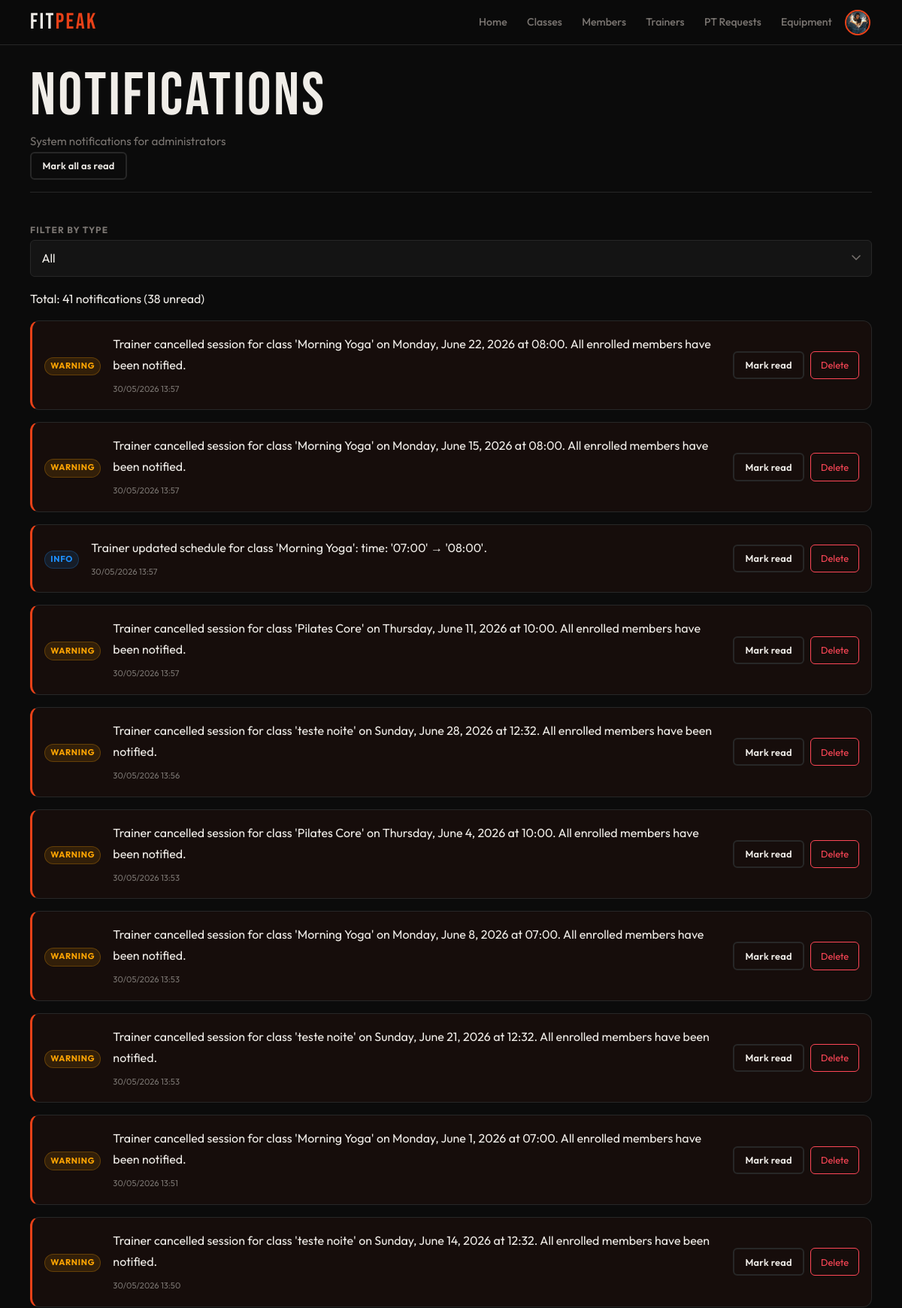
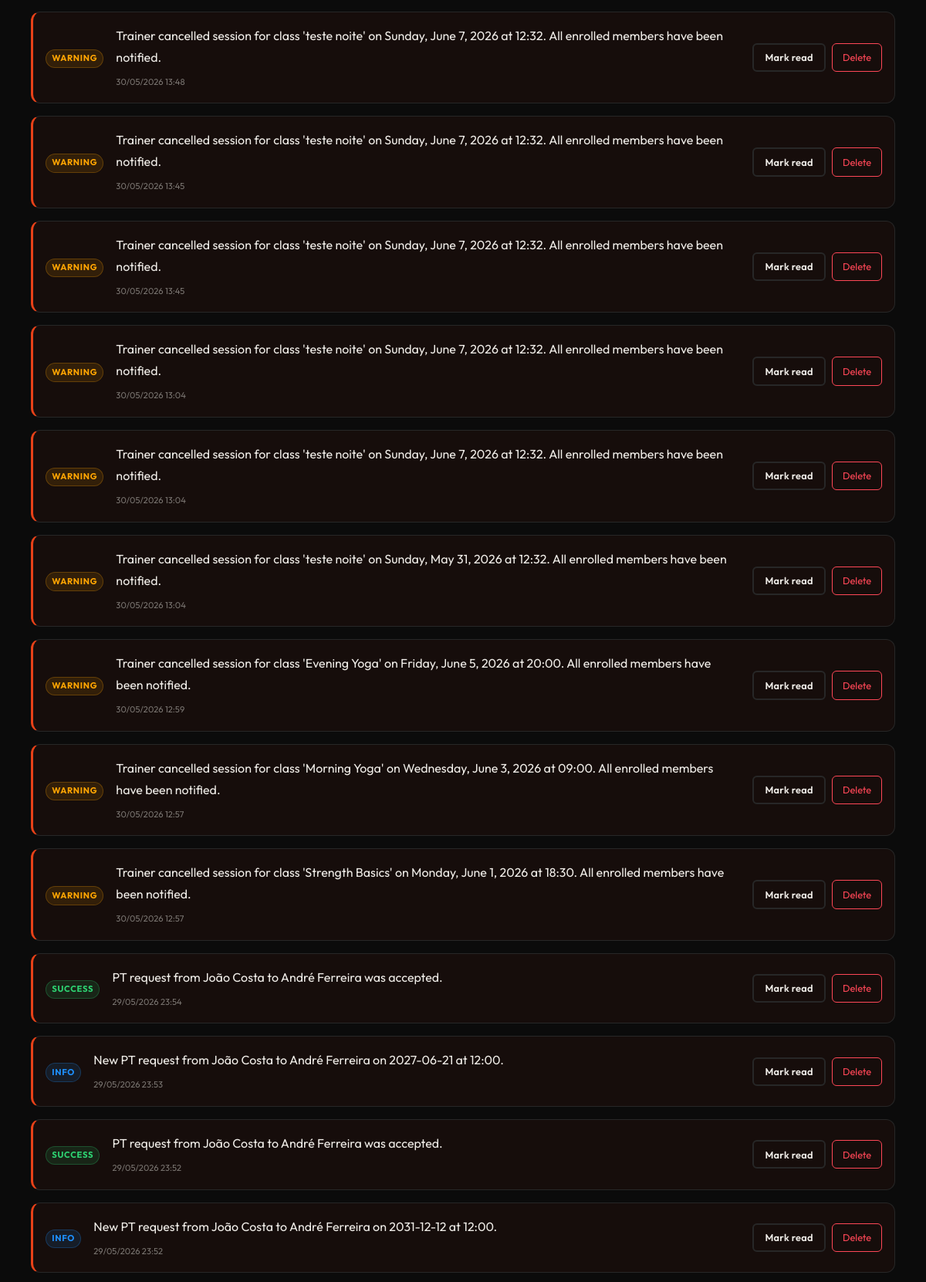
The app's page /admin/notifications.php (signed in, upper part) with its own data (2 pictures, top to bottom).
### tables this page shows
CREATE TABLE notifications (
    id                   INTEGER  PRIMARY KEY AUTOINCREMENT,
    user_id              INTEGER  DEFAULT NULL,
    target_role          TEXT     DEFAULT NULL,
    scope                TEXT     NOT NULL
                                  DEFAULT 'personal',
    title                TEXT,
    message              TEXT     NOT NULL,
    notification_type_id INTEGER  NOT NULL,
    created_at           DATETIME DEFAULT CURRENT_TIMESTAMP,
    FOREIGN KEY (
        user_id
    )
    REFERENCES users (id) ON DELETE CASCADE,
    FOREIGN KEY (
        notification_type_id
    )
    REFERENCES notification_types (id) 
);

### db/notifications.php (called while the page is built, shortened)
<?php
function getCurrentNotificationUserId(): ?int
{
    return isset($_SESSION['user_id']) ? (int) $_SESSION['user_id'] : null;
}
function getCurrentNotificationRole(): ?string
{
    return $_SESSION['active_role'] ?? $_SESSION['role'] ?? null;
}
function getNotifications(PDO $pdo, ...$args): array
{
    $userId = getCurrentNotificationUserId();
    $role = getCurrentNotificationRole();
    $limit = 100;
    $offset = 0;
    $excludePersonal = false;
    if (
        count($args) >= 2 &&
        is_numeric($args[0]) &&
        is_string($args[1]) &&
        in_array($args[1], ['admin', 'member', 'trainer', 'all'], true)
    ) {
        $userId = (int) $args[0];
        $role = $args[1];
        $limit = isset($args[2]) ? (int) $args[2] : 100;
        $offset = isset($args[3]) ? (int) $args[3] : 0;
        $typeFilter = $args[4] ?? 'all';
    } else {
        $limit = isset($args[0]) ? (int) $args[0] : 100;
        $offset = isset($args[1]) ? (int) $args[1] : 0;
        $typeFilter = $args[2] ?? 'all';
        $excludePersonal = (bool)($args[3] ?? false);
    }
    $sql = "
        SELECT
            n.*,
            COALESCE(nt.label, 'Info') AS type_label,
            COALESCE(nt.css_class, 'info') AS css_class,
            COALESCE(nt.icon, 'bell') AS icon,
            CASE
                WHEN nr.id IS NOT NULL THEN 1
                ELSE 0
            END AS is_read
        FROM notifications n
        LEFT JOIN notification_types nt
            ON nt.id = n.notification_type_id
        LEFT JOIN notification_reads nr
            ON nr.notification_id = n.id
            AND nr.user_id = ?
        WHERE
            (
                n.user_id = ?
                OR n.target_role = ?
                OR n.target_role = 'all'
            )
    ";
    $params = [
        $userId,
        $userId,
        $role
    ];
    $sql .= "
        ORDER BY n.created_at DESC
        LIMIT ?
        OFFSET ?
    ";
    $params[] = $limit;
    $params[] = $offset;
    $stmt = $pdo->prepare($sql);
    $stmt->execute($params);
    $rows = $stmt->fetchAll(PDO::FETCH_ASSOC);
    return $rows;
}

### template/notifications.php (the view, shortened to what this page needs)
<?php
function output_notifications_list($notifications) {
    ?>
    <div class="notifications-list">
        <?php foreach ($notifications as $notif): ?>
            <div class="notification-item <?= $notif['is_read'] ? 'read' : 'unread' ?>" data-id="<?= $notif['id'] ?>">
                <div class="notification-icon">
                    <span class="badge badge-<?= htmlspecialchars($notif['css_class']) ?>">
                        <?= htmlspecialchars($notif['type_label']) ?>
                    </span>
                </div>
                <div class="notification-content">
                    <p><?= htmlspecialchars($notif['message']) ?></p>
                    <small class="notification-date"><?= date('d/m/Y H:i', strtotime($notif['created_at'])) ?></small>
                </div>
                <div class="notification-actions">
                    <?php if (!$notif['is_read']): ?>
                        <button class="mark-read-btn secondary-button btn-sm" data-id="<?= $notif['id'] ?>">Mark read</button>
                    <?php endif; ?>
                    <button class="delete-notif-btn danger-button btn-sm" data-id="<?= $notif['id'] ?>">Delete</button>
                </div>
            </div>
        <?php endforeach; ?>
    </div>
    <?php
}
    ?>

### css/base.css (style rules this page uses)
:root { --bg: #0b0b0b; --surface: #141414; --card: #1c1c1c; --border: #272727; --accent: #e84118; --accent-glow: rgba(232, 65, 24, 0.28); --text: #f0ede8; --muted: #7a7571; --success: #2ed573; --warning: #ffa502; --danger: #ff4757; --info: #1e90ff; --ff-display: 'Bebas Neue', sans-serif; --ff-body: 'Outfit', sans-serif; --sp-xs: 0.25rem; --sp-sm: 0.5rem; --sp-md: 1rem; --sp-lg: clamp(1rem, 3vw, 1.5rem); --sp-xl: clamp(1.5rem, 5vw, 2.5rem); --sp-2xl: clamp(2rem, 7vw, 4rem); --nav-h: 60px; --r-sm: 6px; --r-md: 12px; --r-pill: 999px; --touch: 44px; --max-w: 1200px; --shadow-a: 0 0 24px var(--accent-glow); --t: 0.22s cubic-bezier(0.4, 0, 0.2, 1); }
*, *::before, *::after { box-sizing: border-box; margin: 0; padding: 0; }
html { font-size: 16px; scroll-behavior: smooth; -webkit-text-size-adjust: 100%; }
body { font-family: var(--ff-body); background: var(--bg); color: var(--text); line-height: 1.6; min-height: 100dvh; display: flex; flex-direction: column; overflow-x: hidden; }
button { cursor: pointer; border: none; background: none; font: inherit; }
p { line-height: 1.75; }

### css/components.css (style rules this page uses)
.main-button, .secondary-button { display: inline-flex; align-items: center; justify-content: center; gap: 0.4em; min-height: var(--touch); border-radius: var(--r-sm); font-family: var(--ff-body); font-size: 0.95rem; font-weight: 600; letter-spacing: 0.02em; white-space: nowrap; cursor: pointer; transition: all var(--t); }
.secondary-button { background: transparent; border: 2px solid var(--border); color: var(--text); padding: 0.85rem 2rem; }
.btn-sm { padding: 0.4rem 0.9rem; font-size: 0.8rem; min-height: 36px; }
.badge { display: inline-flex; align-items: center; padding: 0.2em 0.65em; border-radius: var(--r-pill); font-size: 0.7rem; font-weight: 700; letter-spacing: 0.06em; text-transform: uppercase; white-space: nowrap; border: 1px solid transparent; }
.badge-success { background: rgba(46, 213, 115, 0.12); color: var(--success); border-color: rgba(46, 213, 115, 0.25); }
.badge-warning { background: rgba(255, 165, 2, 0.12); color: var(--warning); border-color: rgba(255, 165, 2, 0.25); }
.badge-info { background: rgba(30, 144, 255, 0.12); color: var(--info); border-color: rgba(30, 144, 255, 0.25); }

### css/pages/notifications.css (style rules this page uses)
.notifications-list { display: flex; flex-direction: column; gap: var(--sp-md); }
.notification-item { display: flex; align-items: center; justify-content: space-between; gap: var(--sp-md); background: var(--card); border: 1px solid var(--border); border-radius: var(--r-md); padding: var(--sp-md); transition: background var(--t); }
.notification-item.unread { background: rgba(232, 65, 24, 0.05); border-left: 3px solid var(--accent); }
.notification-icon { flex-shrink: 0; }
.notification-content { flex: 1; }
.notification-content p { margin-bottom: var(--sp-xs); }
.notification-date { font-size: 0.7rem; color: var(--muted); }
.notification-actions { display: flex; gap: var(--sp-sm); flex-shrink: 0; }
.danger-button { background: transparent; border: 1px solid var(--danger); color: var(--danger); padding: 0.3rem 0.8rem; border-radius: var(--r-sm); cursor: pointer; transition: all var(--t); }

### records on screen
notifications: type_label "WARNING", message "Trainer cancelled session for class 'Morning Yoga' on Monday, June 22, 2026 at 08:00. All enrolled members have been notified.", created_at "30/05/2026 13:57"
notifications: type_label "WARNING", message "Trainer cancelled session for class 'Morning Yoga' on Monday, June 15, 2026 at 08:00. All enrolled members have been notified.", created_at "30/05/2026 13:57"
notifications: type_label "INFO", message "Trainer updated schedule for class 'Morning Yoga': time: '07:00' → '08:00'.", created_at "30/05/2026 13:57"
notifications: type_label "WARNING", message "Trainer cancelled session for class 'Pilates Core' on Thursday, June 11, 2026 at 10:00. All enrolled members have been notified.", created_at "30/05/2026 13:57"
notifications: type_label "WARNING", message "Trainer cancelled session for class 'teste noite' on Sunday, June 28, 2026 at 12:32. All enrolled members have been notified.", created_at "30/05/2026 13:56"
notifications: type_label "WARNING", message "Trainer cancelled session for class 'Pilates Core' on Thursday, June 4, 2026 at 10:00. All enrolled members have been notified.", created_at "30/05/2026 13:53"
notifications: type_label "WARNING", message "Trainer cancelled session for class 'Morning Yoga' on Monday, June 8, 2026 at 07:00. All enrolled members have been notified.", created_at "30/05/2026 13:53"
notifications: type_label "WARNING", message "Trainer cancelled session for class 'teste noite' on Sunday, June 21, 2026 at 12:32. All enrolled members have been notified.", created_at "30/05/2026 13:53"
notifications: type_label "WARNING", message "Trainer cancelled session for class 'Morning Yoga' on Monday, June 1, 2026 at 07:00. All enrolled members have been notified.", created_at "30/05/2026 13:51"
notifications: type_label "WARNING", message "Trainer cancelled session for class 'teste noite' on Sunday, June 14, 2026 at 12:32. All enrolled members have been notified.", created_at "30/05/2026 13:50"
notifications: type_label "WARNING", message "Trainer cancelled session for class 'teste noite' on Sunday, June 7, 2026 at 12:32. All enrolled members have been notified.", created_at "30/05/2026 13:48"
notifications: type_label "WARNING", message "Trainer cancelled session for class 'teste noite' on Sunday, June 7, 2026 at 12:32. All enrolled members have been notified.", created_at "30/05/2026 13:45"
notifications: type_label "WARNING", message "Trainer cancelled session for class 'teste noite' on Sunday, June 7, 2026 at 12:32. All enrolled members have been notified.", created_at "30/05/2026 13:45"
notifications: type_label "WARNING", message "Trainer cancelled session for class 'teste noite' on Sunday, June 7, 2026 at 12:32. All enrolled members have been notified.", created_at "30/05/2026 13:04"
notifications: type_label "WARNING", message "Trainer cancelled session for class 'teste noite' on Sunday, June 7, 2026 at 12:32. All enrolled members have been notified.", created_at "30/05/2026 13:04"
notifications: type_label "WARNING", message "Trainer cancelled session for class 'teste noite' on Sunday, May 31, 2026 at 12:32. All enrolled members have been notified.", created_at "30/05/2026 13:04"
notifications: type_label "WARNING", message "Trainer cancelled session for class 'Evening Yoga' on Friday, June 5, 2026 at 20:00. All enrolled members have been notified.", created_at "30/05/2026 12:59"
notifications: type_label "WARNING", message "Trainer cancelled session for class 'Morning Yoga' on Wednesday, June 3, 2026 at 09:00. All enrolled members have been notified.", created_at "30/05/2026 12:57"
notifications: type_label "WARNING", message "Trainer cancelled session for class 'Strength Basics' on Monday, June 1, 2026 at 18:30. All enrolled members have been notified.", created_at "30/05/2026 12:57"
notifications: type_label "SUCCESS", message "PT request from João Costa to André Ferreira was accepted.", created_at "29/05/2026 23:54"
notifications: type_label "INFO", message "New PT request from João Costa to André Ferreira on 2027-06-21 at 12:00.", created_at "29/05/2026 23:53"
notifications: type_label "SUCCESS", message "PT request from João Costa to André Ferreira was accepted.", created_at "29/05/2026 23:52"
notifications: type_label "INFO", message "New PT request from João Costa to André Ferreira on 2031-12-12 at 12:00.", created_at "29/05/2026 23:52"

### other values on screen
$totalCount "41"
$unreadCount "38"
